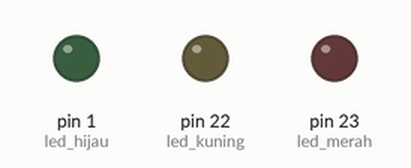
The sketch below on a simulated Arduino Mega 2560, built with avr-gcc and run on an emulated ATmega2560. Shown: output pins drawn as LEDs (lit = HIGH).

Above: at 0.5 s.
At 3.0 s:
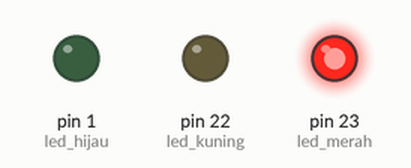
At 5.5 s:
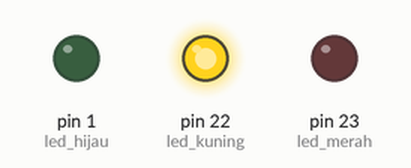
At 7.5 s:
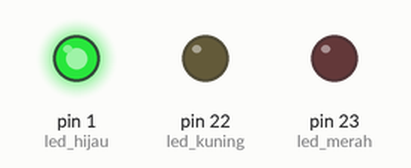
Timing chart, 0 to 11.7 s (numbered marks = the images above):
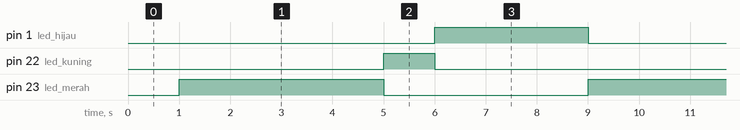

The sketch:

Tugas1_71180346.ino
```cpp
//71180346

int led_merah = 23;
int led_kuning = 22;
int led_hijau = 1;
int status_led = LOW;

int count = 9;
unsigned long currentMillis;

unsigned long previousMillis = 0;
const long interval = 1000;

void setup() {
  // put your setup code here, to run once:
  pinMode(led_merah, OUTPUT);
  pinMode(led_kuning, OUTPUT);
  pinMode(led_hijau, OUTPUT);
}

void gantiState() {
  if(status_led == LOW) {
    status_led = HIGH;
  }
  else {
    status_led = LOW;
  }
}

void loop() {
  // put your main code here, to run repeatedly:
    currentMillis = millis();
    if(currentMillis - previousMillis >= interval) {
      previousMillis = currentMillis;

      //lampu merah
      if(count == 9 || count == 5 || count == 1){
        if(count != 1) {
          gantiState();
        }
        digitalWrite(led_merah, status_led);
      }

      //lampu kuning
      if(count == 5 || count == 4){
        gantiState();
        digitalWrite(led_kuning, status_led);
      }

      //lampu hijau
      if(count == 4 || count == 1){
        gantiState();
        digitalWrite(led_hijau, status_led);
      }

      if(count != 1){
        count--;
      }
      else {
        count = 9;
      }
    }

}
```

Measured:
- by itself, pin 1 (led_hijau): alternates HIGH for 3.0 s and LOW for 6.0 s
- by itself, pin 22 (led_kuning): alternates HIGH for 1.0 s and LOW for 8.0 s
- by itself, pin 23 (led_merah): repeats every 9.0 s: LOW 4.0 s, HIGH 5.0 s
